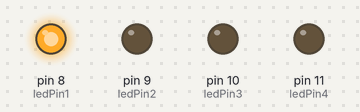
A sketch run on a simulated Arduino Uno, built with avr-gcc and run on an emulated ATmega328P. Parts: output pins drawn as LEDs (lit = HIGH).

Above: at 0.5 s.
At 1.5 s:
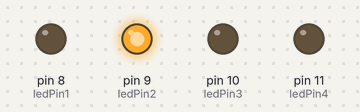
At 2.5 s:
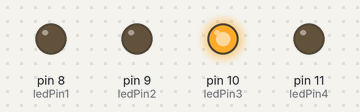
At 3.5 s:
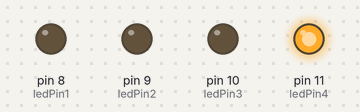
Timing chart, 0 to 5.2 s (numbered marks = the images above):
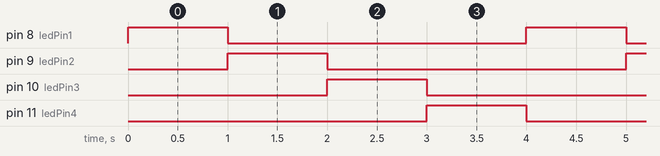

Measured:
- by itself, pin 8 (ledPin1), pin 9 (ledPin2), pin 10 (ledPin3), pin 11 (ledPin4): alternates HIGH for 1.0 s and LOW for 3.0 s
- by itself, everything shown: repeats every 4.0 s, in 8 steps

The sketch:

Exercise_1.1.ino
```cpp
  /* Andrew Pun
   *  March 16, 2020
   */


  // initialize all the pins
  int ledPin1 = 8;
  int ledPin2 = 9;
  int ledPin3 = 10;
  int ledPin4 = 11;
  int pin = 0; // variable pin that starts at 8 (ledPin1)

void setup() {
  // setup all pins as outputs
  pinMode(ledPin1, OUTPUT);
  pinMode(ledPin2, OUTPUT);
  pinMode(ledPin3, OUTPUT);
  pinMode(ledPin4, OUTPUT);

}

void loop() {

  digitalWrite((pin % 4 + 8), HIGH); // turn on LED at pin
  delay(1000); // wait 1 second
  digitalWrite((pin % 4 + 8), LOW); // turn off LED at pin
  pin ++; // add 1 to pin

}
```
